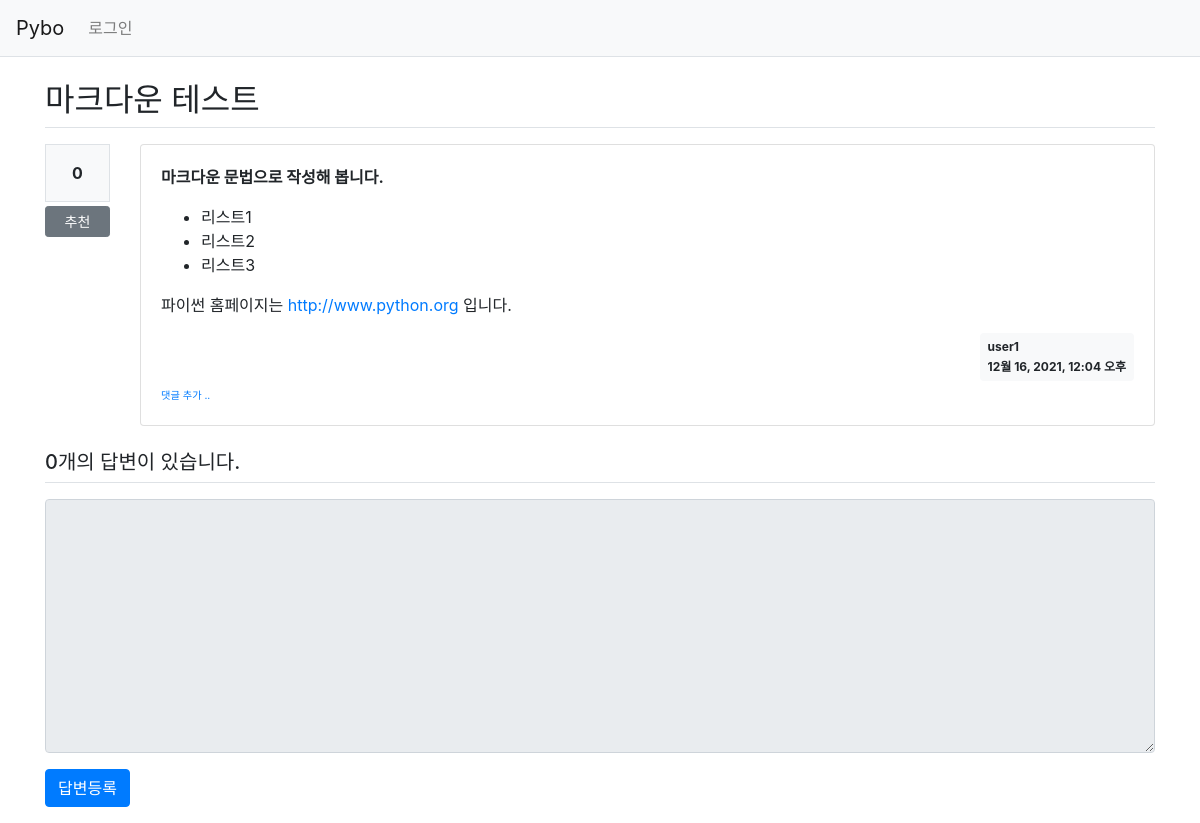
Page /pybo/105/ on the earlier database version.
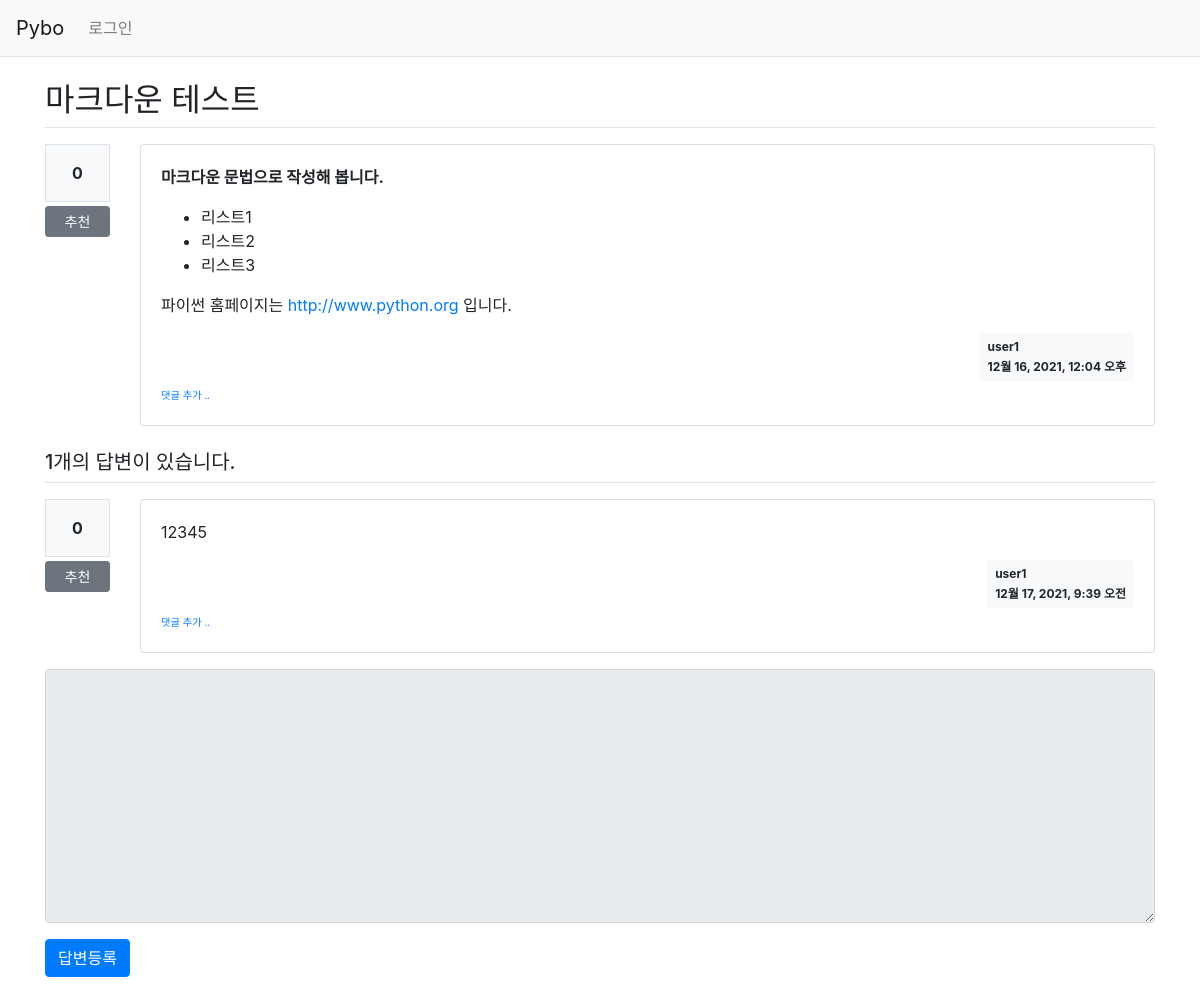
Same page on the later database version.
### pybo/models.py (models this page shows, shortened)
class Question(models.Model):
    author = models.ForeignKey(User, on_delete=models.CASCADE, related_name='author_question')
    subject = models.CharField(max_length=200)
    content = models.TextField()
    create_date = models.DateTimeField()
    modify_date = models.DateTimeField(null=True, blank=True)
    voter = models.ManyToManyField(User, related_name='voter_question') # voter 추가

class Answer(models.Model):
    author = models.ForeignKey(User, on_delete=models.CASCADE, related_name='author_answer')
    question = models.ForeignKey(Question, on_delete=models.CASCADE)
    content = models.TextField()
    create_date = models.DateTimeField()
    modify_date = models.DateTimeField(null=True, blank=True)
    voter = models.ManyToManyField(User, related_name='voter_answer')

### pybo/views/base_views.py (the view)
# urls.py: path('<int:question_id>/', base_views.detail, name='detail'),
def detail(request, question_id):
    question = get_object_or_404(Question, pk=question_id)
    context = {'question': question}
    return render(request, 'pybo/question_detail.html', context)

### pybo/templatetags/pybo_filter.py (called while the page is built)
@register.filter()
def mark(value):
    extensions = ["nl2br", "fenced_code"]
    return mark_safe(markdown.markdown(value, extensions=extensions))

### templates/pybo/question_detail.html (shortened to what this page needs)
{% extends 'base.html' %}
{% load pybo_filter %}
{% block content %}
<div class="container my-3">
    <h2 class="border-bottom py-2">{{ question.subject }}</h2>
    <div class="row my-3">
        <div class="col-1">
            <div class="bg-light text-center p-3 border font-weight-bolder mb-1">{{question.voter.count}}</div>
            <a href="#" data-uri="{% url 'pybo:vote_question' question.id  %}"
               class="recommend btn btn-sm btn-secondary btn-block my-1">추천</a>
        </div>
        <div class="col-11">
            <div class="card">
                <div class="card-body">
                    <div class="card-text">{{ question.content|mark }}</div>
                    <div class="d-flex justify-content-end">
                        <div class="badge badge-light p-2 text-left">
                            <div class="mb-2">{{ question.author.username }}</div>
                            <div>{{ question.create_date }}</div>
                        </div>
                    </div>
                    <div>
                        <a href="{% url 'pybo:comment_create_question' question.id  %}"
                           class="small"><small>댓글 추가 ..</small></a>
                    </div>
                </div>
            </div>
        </div>
    </div>
    <h5 class="border-bottom my-3 py-2">{{question.answer_set.count}}개의 답변이 있습니다.</h5>
    {% for answer in question.answer_set.all %}
    <div class="row my-3">
        <div class="col-1">
            <div class="bg-light text-center p-3 border font-weight-bolder mb-1">{{answer.voter.count}}</div>
            <a href="#" data-uri="{% url 'pybo:vote_answer' answer.id  %}"
                class="recommend btn btn-sm btn-secondary btn-block my-1">추천</a>
        </div>
        <div class="col-11">
            <div class="card">
                <div class="card-body">
                    <div class="card-text">{{ answer.content|mark }}</div>
                    <div class="d-flex justify-content-end">
                        <div class="badge badge-light p-2 text-left">
                            <div class="mb-2">{{ answer.author.username }}</div>
                            <div>{{ answer.create_date }}</div>
                        </div>
                    </div>
                    <div>
                        <a href="{% url 'pybo:comment_create_answer' answer.id  %}"
                           class="small"><small>댓글 추가 ..</small></a>
                    </div>
                </div>
            </div>
        </div>
    </div>
    {% endfor %}
    <form action="{% url 'pybo:answer_create' question.id %}" method="post" class="my-3">
        <div class="form-group">
            <textarea {% if not user.is_authenticated %}disabled{% endif %}
              name="content" id="content" class="form-control" rows="10"></textarea>
        </div>
        <input type="submit" value="답변등록" class="btn btn-primary">
    </form>
</div>
{% endblock %}

### templates/base.html (shortened to what this page needs)
{% load static %}
<!doctype html>
<html lang="ko">
<head>
    <link rel="stylesheet" type="text/css" href="{% static 'bootstrap.min.css' %}">
    <link rel="stylesheet" type="text/css" href="{% static 'style.css' %}">
</head>
<body>
{% include "navbar.html" %}
{% block content %}
{% endblock %}
</body>
</html>

### templates/navbar.html (shortened to what this page needs)
<nav class="navbar navbar-expand-lg navbar-light bg-light border-bottom">
    <a class="navbar-brand" href="{% url 'pybo:index' %}">Pybo</a>
    <div class="collapse navbar-collapse flex-grow-0" id="navbarNav">
        <ul class="navbar-nav">
            <li class="nav-item ">
                {% if user.is_authenticated %}
                <a class="nav-link" href="{% url 'common:logout' %}">{{ user.username }} (로그아웃)</a>
                {% else %}
                <a class="nav-link" href="{% url 'common:login' %}">로그인</a>
                {% endif %}
            </li>
        </ul>
    </div>
</nav>

Differences in the rows shown:
computed for Question "마크다운 테스트": answer_set.count "0" → "1"
added Answer: voter.count "0", content|mark "12345", author.username "user1", create_date "12월 17, 2021, 9:39 오전"
